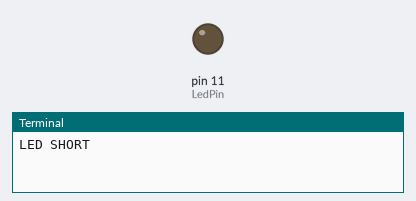
The program below on a simulated Raspberry Pi (header pin numbers). Shown: output pins drawn as LEDs (lit = HIGH), the last lines printed to the terminal.

Above: at 0.15 s.
At 8.2 s:
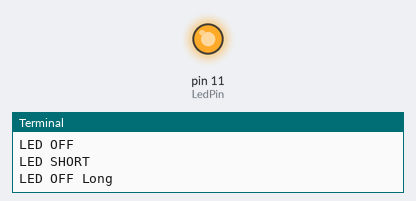
Timing chart, 0 to 12.0 s (numbered marks = the images above):
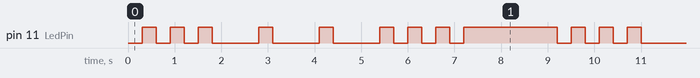

The program:

01_blinkingLed_1.py
```python
#!/usr/bin/env python
import RPi.GPIO as GPIO
import time

LedPin = 11    # pin11

def setup():
	GPIO.setmode(GPIO.BOARD)       # Numbers pins by physical location
	GPIO.setup(LedPin, GPIO.OUT)   # Set pin mode as output
	GPIO.output(LedPin, GPIO.HIGH) # Set pin to high(+3.3V) to off the led
def shortBlink():
    print ('LED SHORT')
    GPIO.output(LedPin, GPIO.LOW)  # led on
    time.sleep(0.3)
def longBlink():
    print ('LED LONG')
    GPIO.output(LedPin, GPIO.LOW)  # led on
    time.sleep(1)

def ledOff():
    print ('LED OFF')
    GPIO.output(LedPin, GPIO.HIGH)  # led on
    time.sleep(0.3)
def ledOffLong():
    print ('LED OFF Long')
    GPIO.output(LedPin, GPIO.HIGH)  # led on
    time.sleep(2)


def loop():

    while True:
        shortBlink()
        ledOff()
        shortBlink()
        ledOff()
        shortBlink()
        ledOff()
        longBlink()
        ledOff()
        longBlink()
        ledOff()
        longBlink()
        ledOff()
        shortBlink()
        ledOff()
        shortBlink()
        ledOff()
        shortBlink()
        ledOffLong()

def destroy():
	GPIO.output(LedPin, GPIO.HIGH)     # led off
	GPIO.cleanup()                     # Release resource

if __name__ == '__main__':     # Program start from here
	setup()
	try:
		loop()
	except KeyboardInterrupt:  # When 'Ctrl+C' is pressed, the child program destroy() will be  executed.
		destroy()
```

Measured:
- by itself, pin 11 (LedPin): repeats every 9.2 s: 2 × (LOW 0.30 s, HIGH 0.30 s), 3 × (LOW 1.0 s, HIGH 0.30 s), 2 × (LOW 0.30 s, HIGH 0.30 s), LOW 0.30 s, HIGH 2.0 s, LOW 0.30 s, HIGH 0.30 s
- by itself, everything shown: repeats every 9.2 s, in 18 steps
